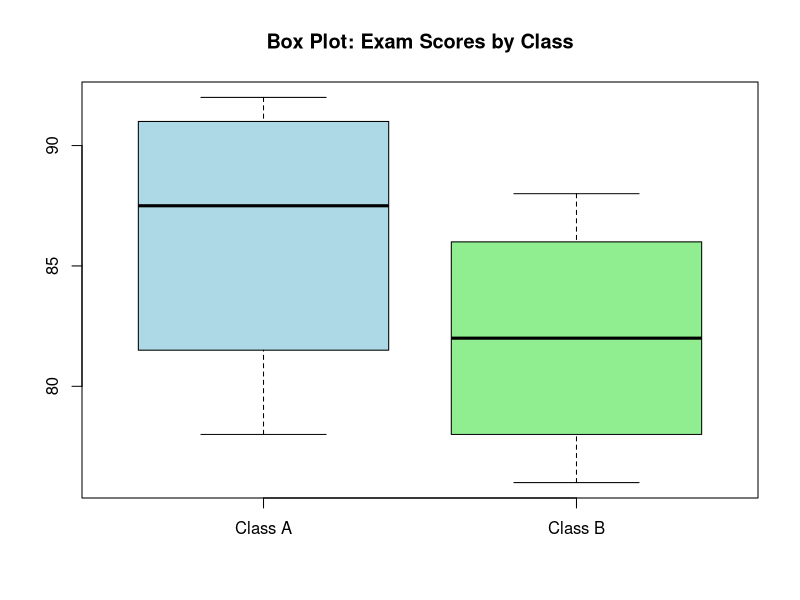

The R script that drew this image:
class_A <- c(85, 90, 78, 92)
class_B <- c(88, 76, 80, 84)

boxplot(class_A, class_B, 
        names = c("Class A", "Class B"), 
        main = "Box Plot: Exam Scores by Class", 
        col = c("lightblue", "lightgreen"))
